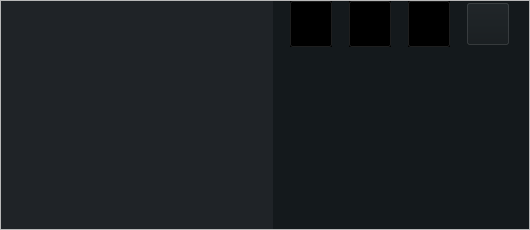
<?xml version="1.0" encoding="UTF-8"?>
<ui version="4.0">
 <class>CArmFunctionWidget</class>
 <widget class="QFrame" name="CArmFunctionWidget">
  <property name="geometry">
   <rect>
    <x>0</x>
    <y>0</y>
    <width>530</width>
    <height>230</height>
   </rect>
  </property>
  <property name="maximumSize">
   <size>
    <width>1280</width>
    <height>16777215</height>
   </size>
  </property>
  <property name="windowTitle">
   <string>Frame</string>
  </property>
  <property name="frameShape">
   <enum>QFrame::StyledPanel</enum>
  </property>
  <property name="frameShadow">
   <enum>QFrame::Raised</enum>
  </property>
  <layout class="QHBoxLayout" name="horizontalLayout">
   <property name="spacing">
    <number>0</number>
   </property>
   <property name="leftMargin">
    <number>0</number>
   </property>
   <property name="topMargin">
    <number>0</number>
   </property>
   <property name="rightMargin">
    <number>0</number>
   </property>
   <property name="bottomMargin">
    <number>0</number>
   </property>
   <item>
    <widget class="QStackedWidget" name="pageList">
     <property name="maximumSize">
      <size>
       <width>1024</width>
       <height>1024</height>
      </size>
     </property>
     <property name="focusPolicy">
      <enum>Qt::ClickFocus</enum>
     </property>
     <property name="styleSheet">
      <string notr="true">QWidget
{
background-color: #1F2327;
}
</string>
     </property>
     <property name="lineWidth">
      <number>1</number>
     </property>
    </widget>
   </item>
   <item>
    <widget class="QWidget" name="verticalWidget" native="true">
     <property name="minimumSize">
      <size>
       <width>256</width>
       <height>0</height>
      </size>
     </property>
     <property name="maximumSize">
      <size>
       <width>256</width>
       <height>16777215</height>
      </size>
     </property>
     <layout class="QVBoxLayout" name="verticalLayout">
      <property name="spacing">
       <number>0</number>
      </property>
      <property name="leftMargin">
       <number>0</number>
      </property>
      <property name="topMargin">
       <number>0</number>
      </property>
      <property name="rightMargin">
       <number>0</number>
      </property>
      <property name="bottomMargin">
       <number>0</number>
      </property>
      <item>
       <widget class="QWidget" name="widget" native="true">
        <property name="styleSheet">
         <string notr="true">QWidget
{
background-color: #14191C;
}
</string>
        </property>
        <layout class="QHBoxLayout" name="horizontalLayout_2">
         <property name="spacing">
          <number>0</number>
         </property>
         <property name="leftMargin">
          <number>0</number>
         </property>
         <property name="topMargin">
          <number>0</number>
         </property>
         <property name="rightMargin">
          <number>0</number>
         </property>
         <property name="bottomMargin">
          <number>0</number>
         </property>
         <item>
          <widget class="QToolButton" name="reviewBtn">
           <property name="minimumSize">
            <size>
             <width>42</width>
             <height>46</height>
            </size>
           </property>
           <property name="maximumSize">
            <size>
             <width>42</width>
             <height>46</height>
            </size>
           </property>
           <property name="focusPolicy">
            <enum>Qt::ClickFocus</enum>
           </property>
           <property name="styleSheet">
            <string notr="true">QToolButton
{
background:transparent;
padding:0px;
margin:-1px;
image: url(:/CArmWorkStation/ImageSource/Menu/view.png);
}
		
QToolButton:hover
{
image: url(:/CArmWorkStation/ImageSource/Menu/view-press.png);
}


QToolButton:checked
{
image: url(:/CArmWorkStation/ImageSource/Menu/view-press.png);
border-bottom:4px solid #0091FF;
}
</string>
           </property>
           <property name="text">
            <string/>
           </property>
           <property name="checkable">
            <bool>true</bool>
           </property>
           <property name="autoRepeat">
            <bool>false</bool>
           </property>
           <property name="autoExclusive">
            <bool>true</bool>
           </property>
          </widget>
         </item>
         <item>
          <widget class="QToolButton" name="dataBtn">
           <property name="minimumSize">
            <size>
             <width>42</width>
             <height>46</height>
            </size>
           </property>
           <property name="maximumSize">
            <size>
             <width>42</width>
             <height>46</height>
            </size>
           </property>
           <property name="focusPolicy">
            <enum>Qt::ClickFocus</enum>
           </property>
           <property name="styleSheet">
            <string notr="true">QToolButton
{
background:transparent;
padding:0px;
margin:-1px;
image: url(:/CArmWorkStation/ImageSource/Menu/catalog.png);
}
		
QToolButton:hover
{
image: url(:/CArmWorkStation/ImageSource/Menu/catalog-press.png);
}

QToolButton:checked
{
image: url(:/CArmWorkStation/ImageSource/Menu/catalog-press.png);
border-bottom:4px solid #0091FF;
}
</string>
           </property>
           <property name="text">
            <string/>
           </property>
           <property name="checkable">
            <bool>true</bool>
           </property>
           <property name="autoRepeat">
            <bool>false</bool>
           </property>
           <property name="autoExclusive">
            <bool>true</bool>
           </property>
          </widget>
         </item>
         <item>
          <widget class="QToolButton" name="patientBtn">
           <property name="minimumSize">
            <size>
             <width>42</width>
             <height>46</height>
            </size>
           </property>
           <property name="maximumSize">
            <size>
             <width>42</width>
             <height>46</height>
            </size>
           </property>
           <property name="focusPolicy">
            <enum>Qt::ClickFocus</enum>
           </property>
           <property name="styleSheet">
            <string notr="true">QToolButton
{
background:transparent;
padding:0px;
margin:-1px;
image: url(:/CArmWorkStation/ImageSource/Menu/patient.png);
}
		
QToolButton:hover
{
image: url(:/CArmWorkStation/ImageSource/Menu/patient-press.png);
}


QToolButton:checked
{
image: url(:/CArmWorkStation/ImageSource/Menu/patient-press.png);
border-bottom:4px solid #0091FF;
}
</string>
           </property>
           <property name="text">
            <string/>
           </property>
           <property name="checkable">
            <bool>true</bool>
           </property>
           <property name="autoRepeat">
            <bool>false</bool>
           </property>
           <property name="autoExclusive">
            <bool>true</bool>
           </property>
          </widget>
         </item>
         <item>
          <widget class="QPushButton" name="menuButton">
           <property name="minimumSize">
            <size>
             <width>42</width>
             <height>42</height>
            </size>
           </property>
           <property name="maximumSize">
            <size>
             <width>42</width>
             <height>42</height>
            </size>
           </property>
           <property name="styleSheet">
            <string notr="true">QPushButton
{
background:#14191c;
padding:0px;
margin:-1px;
	image: url(:/CArmWorkStation/ImageSource/Menu/menu.png);
}
		
QPushButton:hover{
background:#2a3137;
padding:0px;
border-style:solid;
border-radius:1px;
border-width:1px;
border-color:#ddd;
color:white;}


QPushButton:checked{
background:#2a3137;
padding:0px;
border-style:solid;
border-radius:1px;
border-width:1px;
border-color:#ddd;
color:white;}

QToolTip
{
border:1px solid rgb(118, 118, 118);
background-color: #1f2428;
color:#ffffff;
font-size:14px;
border-radius:4px;
}</string>
           </property>
           <property name="text">
            <string/>
           </property>
          </widget>
         </item>
        </layout>
       </widget>
      </item>
      <item>
       <widget class="QStackedWidget" name="toolList">
        <property name="focusPolicy">
         <enum>Qt::ClickFocus</enum>
        </property>
        <property name="styleSheet">
         <string notr="true">QStackedWidget
{
background-color: #14191C;
}
</string>
        </property>
       </widget>
      </item>
     </layout>
    </widget>
   </item>
  </layout>
 </widget>
 <resources>
  <include location="../CArmWorkStation.qrc"/>
 </resources>
 <connections/>
</ui>
